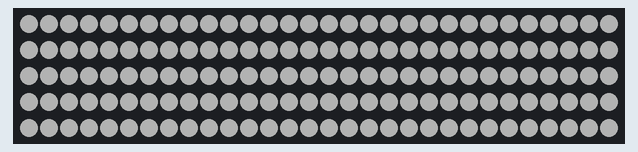
A sketch run on a simulated Arduino Uno, built with avr-gcc and run on an emulated ATmega328P. Shown: 150 RGB LEDs in strip order, left to right, continuing on the next row. Dim RGB values are drawn brighter than linear.

Above: at 1.32 s.
At 8.05 s:
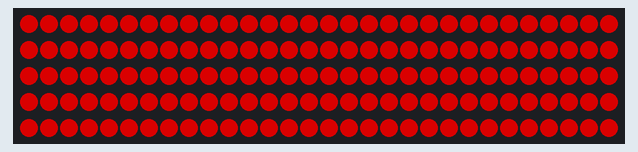
At 12.93 s:
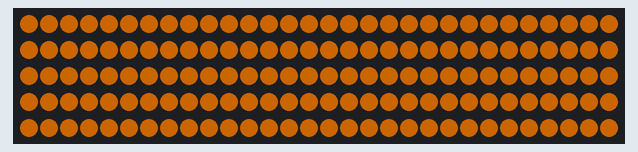
At 17.81 s:
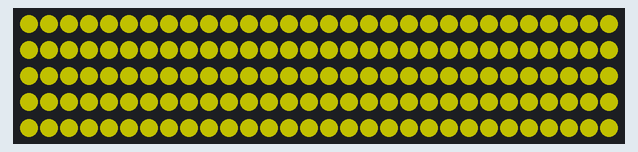
At 26.42 s:
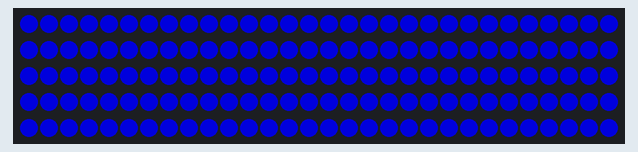
At 34.92 s:
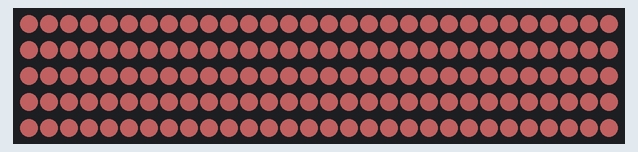

The sketch:

Fade_Main.ino
```cpp
#include "FastLED.h"

#define NUM_LEDS  150    // Enter the total number of LEDs on the strip
#define PIN       7      // The pin connected to Din to control the LEDs

CRGB leds[NUM_LEDS];

void setup() {
  FastLED.addLeds<WS2812B, PIN, GRB>(leds, NUM_LEDS).setCorrection(TypicalLEDStrip);
  FastLED.setMaxPowerInVoltsAndMilliamps(5, 1500);    // Set power limit of LED strip to 5V, 1500mA
  FastLED.clear();                                    // Initialize all LEDs to "OFF"
}

void loop() {
  fadeAnimation(255, 255, 255);   // White
  fadeAnimation(255, 0, 0);       // Red
  fadeAnimation(255, 128, 0);     // Orange
  fadeAnimation(255, 255, 0);     // Yellow
  fadeAnimation(0, 255, 0);       // Green
  fadeAnimation(0, 0, 255);       // Blue
  fadeAnimation(128, 0, 255);     // Purple
  fadeAnimation(255, 128, 128);   // Pink
}
```

Fade_Animation.ino
```cpp
void fadeAnimation(int red, int green, int blue){
  float r, g, b;

  // FADE IN
  for(int i = 0; i <= 255; i++) {
    r = (i/256.0)*red;
    g = (i/256.0)*green;
    b = (i/256.0)*blue;
    fill_solid(leds, NUM_LEDS, CRGB(r, g, b));
    FastLED.show();
    delay(2);
  }

  // FADE OUT
  for(int i = 255; i >= 0; i--) {
    r = (i/256.0)*red;
    g = (i/256.0)*green;
    b = (i/256.0)*blue;
    fill_solid(leds, NUM_LEDS, CRGB(r, g, b));
    FastLED.show();
    delay(2);
  }
}
```
